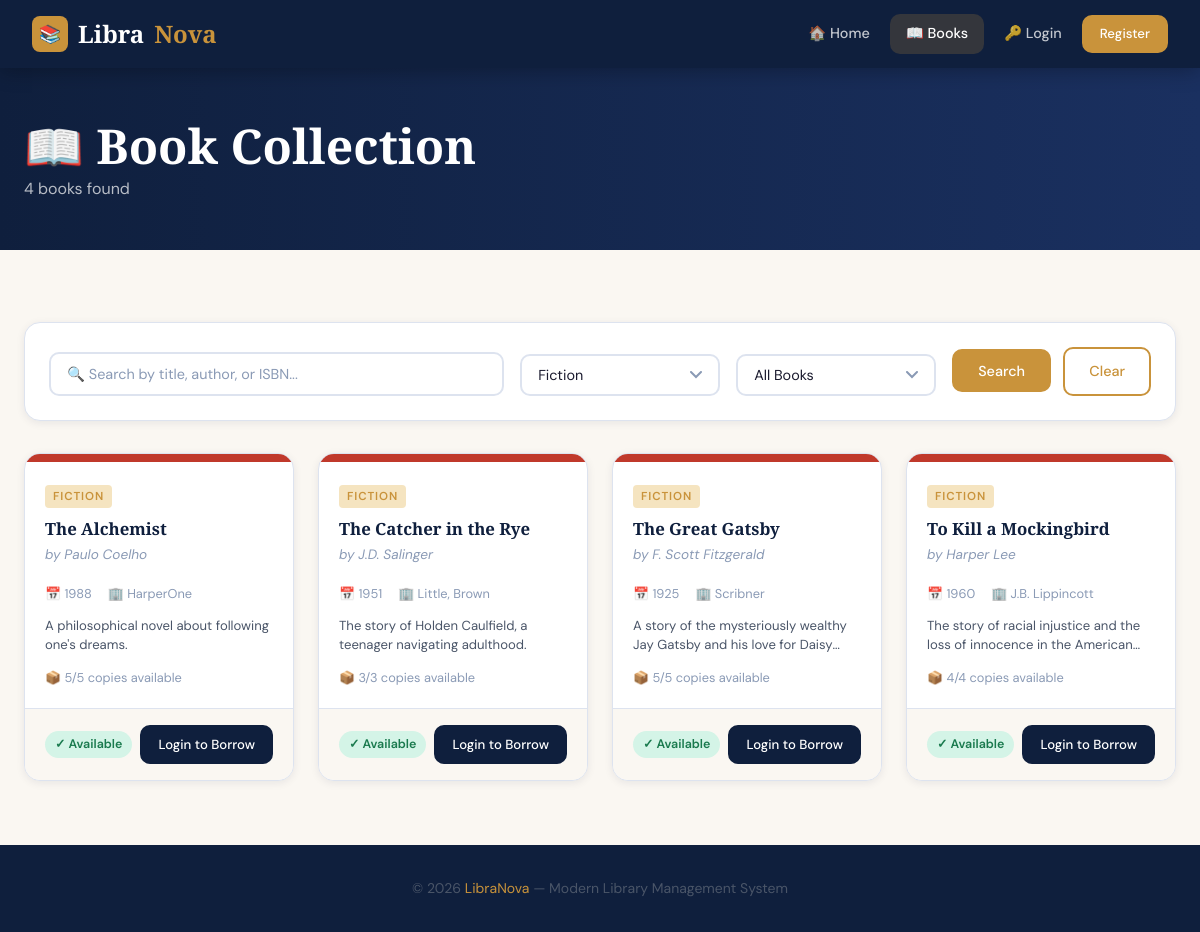
The page /books.php?category=Fiction on the database its author committed.
### tables this page shows
CREATE TABLE IF NOT EXISTS books (
    id INT AUTO_INCREMENT PRIMARY KEY,
    title VARCHAR(255) NOT NULL,
    author VARCHAR(150) NOT NULL,
    category VARCHAR(100) NOT NULL,
    isbn VARCHAR(20) UNIQUE,
    publication_year YEAR,
    publisher VARCHAR(150),
    description TEXT,
    total_quantity INT NOT NULL DEFAULT 1,
    available_copies INT NOT NULL DEFAULT 1,
    cover_image VARCHAR(255) DEFAULT NULL,
    created_at TIMESTAMP DEFAULT CURRENT_TIMESTAMP,
    updated_at TIMESTAMP DEFAULT CURRENT_TIMESTAMP ON UPDATE CURRENT_TIMESTAMP
);

### includes/config.php (called while the page is built, shortened)
<?php
function isLoggedIn() {
    return isset($_SESSION['user_id']) && !empty($_SESSION['user_id']);
}
?>

### includes/books.php (called while the page is built, shortened)
<?php
require_once 'config.php';
function getBooks($search = '', $category = '', $availability = '') {
    $conn = getDBConnection();
    $sql = "SELECT * FROM books WHERE 1=1";
    $params = [];
    $types = '';
    if (!empty($category)) {
        $sql .= " AND category = ?";
        $params[] = $category;
        $types .= 's';
    }
    $sql .= " ORDER BY title ASC";
    $stmt = $conn->prepare($sql);
    if (!empty($params)) {
        $stmt->bind_param($types, ...$params);
    }
    $stmt->execute();
    $result = $stmt->get_result();
    $books = $result->fetch_all(MYSQLI_ASSOC);
    return $books;
}
function getCategories() {
    $conn = getDBConnection();
    $result = $conn->query("SELECT DISTINCT category FROM books ORDER BY category");
    $categories = [];
    while ($row = $result->fetch_assoc()) {
        $categories[] = $row['category'];
    }
    return $categories;
}
?>

### books.php (the view, shortened to what this page needs)
<?php
require_once 'includes/config.php';
require_once 'includes/books.php';
$search = sanitize($_GET['search'] ?? '');
$category = sanitize($_GET['category'] ?? '');
$availability = sanitize($_GET['availability'] ?? '');
$books = getBooks($search, $category, $availability);
$categories = getCategories();
$colorsMap = ['Fiction'=>'#c0392b','Dystopian'=>'#8e44ad','Fantasy'=>'#2980b9','Non-Fiction'=>'#27ae60','Business'=>'#e67e22','Technology'=>'#16a085','Psychology'=>'#d35400','Thriller'=>'#2c3e50'];
?>
<!DOCTYPE html>
<html lang="en">
<head>
<link rel="stylesheet" href="css/style.css">
</head>
<body>
<nav class="navbar">
  <a href="index.php" class="navbar-brand">
    <div class="logo-icon">📚</div>Libra<span>Nova</span>
  </a>
  <ul class="navbar-nav">
    <li><a href="index.php" class="nav-link">🏠 Home</a></li>
    <li><a href="books.php" class="nav-link active">📖 Books</a></li>
    <?php if (isLoggedIn()): ?>
      <li><a href="profile.php" class="nav-link">👤 My Profile</a></li>
      <?php if (isAdmin()): ?>
        <li><a href="admin/dashboard.php" class="nav-link">⚙️ Admin</a></li>
      <?php endif; ?>
      <li>
        <form method="POST" action="includes/auth.php" style="display:inline">
          <input type="hidden" name="action" value="logout">
          <button type="submit" class="btn btn-outline-primary btn-sm">Logout</button>
        </form>
      </li>
    <?php else: ?>
      <li><a href="login.php" class="nav-link">🔑 Login</a></li>
      <li><a href="register.php" class="btn btn-primary btn-sm">Register</a></li>
    <?php endif; ?>
  </ul>
</nav>
<div class="page-header">
  <div class="container">
    <h1>📖 Book Collection</h1>
    <p><?= count($books) ?> book<?= count($books) !== 1 ? 's' : '' ?> found<?= $search ? " for \"$search\"" : '' ?></p>
  </div>
</div>
<div class="main-content">
  <div class="container">
    <div class="search-section">
      <form id="search-form" method="GET" action="books.php">
        <div class="search-row">
          <div class="form-group" style="margin:0">
            <input type="text" id="search-input" name="search" class="form-control"
              placeholder="🔍 Search by title, author, or ISBN..."
              value="<?= htmlspecialchars($search) ?>">
          </div>
          <div class="form-group" style="margin:0">
            <select name="category" class="form-control auto-submit">
              <?php foreach ($categories as $cat): ?>
                <option value="<?= htmlspecialchars($cat) ?>" <?= $category === $cat ? 'selected' : '' ?>>
                  <?= htmlspecialchars($cat) ?>
                </option>
              <?php endforeach; ?>
            </select>
          </div>
          <div class="form-group" style="margin:0">
            <select name="availability" class="form-control auto-submit">
              <option value="">All Books</option>
            </select>
          </div>
          <div>
            <button type="submit" class="btn btn-primary">Search</button>
            <?php if ($search || $category || $availability): ?>
              <a href="books.php" class="btn btn-outline-primary" style="margin-left:0.5rem">Clear</a>
            <?php endif; ?>
          </div>
        </div>
      </form>
    </div>
    <?php if (empty($books)): ?>
    <div class="empty-state">
      <div class="empty-icon">📚</div>
      <h3>No books found</h3>
      <p>Try adjusting your search or filters.</p>
      <a href="books.php" class="btn btn-primary mt-2">Clear Filters</a>
    </div>
    <?php else: ?>
    <div class="book-grid">
      <?php foreach ($books as $book): ?>
      <?php $spineColor = $colorsMap[$book['category']] ?? 'var(--gold)'; ?>
      <div class="book-card">
        <div class="book-card-spine" style="background:<?= $spineColor ?>"></div>
        <div class="book-card-body">
          <span class="book-category"><?= htmlspecialchars($book['category']) ?></span>
          <div class="book-title"><?= htmlspecialchars($book['title']) ?></div>
          <div class="book-author">by <?= htmlspecialchars($book['author']) ?></div>
          <div style="display:flex;gap:1rem;margin-top:0.5rem">
            <?php if ($book['publication_year']): ?>
              <span class="book-year">📅 <?= $book['publication_year'] ?></span>
            <?php endif; ?>
            <?php if ($book['publisher']): ?>
              <span class="book-year">🏢 <?= htmlspecialchars($book['publisher']) ?></span>
            <?php endif; ?>
          </div>
          <?php if ($book['description']): ?>
          <p style="font-size:0.82rem;margin-top:0.75rem;line-height:1.5;display:-webkit-box;-webkit-line-clamp:2;-webkit-box-orient:vertical;overflow:hidden">
            <?= htmlspecialchars($book['description']) ?>
          </p>
          <?php endif; ?>
          <div style="margin-top:0.75rem;font-size:0.8rem;color:var(--text-light)">
            📦 <?= $book['available_copies'] ?>/<?= $book['total_quantity'] ?> copies available
          </div>
        </div>
        <div class="book-card-footer" style="display:flex;align-items:center;justify-content:space-between">
          <span class="availability-badge <?= $book['available_copies'] > 0 ? 'badge-available' : 'badge-unavailable' ?>">
            <?= $book['available_copies'] > 0 ? '✓ Available' : '✗ Unavailable' ?>
          </span>
          <?php if (!isLoggedIn()): ?>
            <a href="login.php" class="btn btn-navy btn-sm">Login to Borrow</a>
          <?php elseif (!isAdmin() && $book['available_copies'] > 0): ?>
            <button onclick="issueBook(<?= $book['id'] ?>, '<?= addslashes(htmlspecialchars($book['title'])) ?>')" class="btn btn-primary btn-sm">
              📤 Borrow
            </button>
          <?php elseif (!isAdmin() && $book['available_copies'] == 0): ?>
            <span style="font-size:0.8rem;color:var(--text-light)">Not available</span>
          <?php endif; ?>
        </div>
      </div>
      <?php endforeach; ?>
    </div>
    <?php endif; ?>
  </div>
</div>
<footer>
  <p>© <?= date('Y') ?> <span>LibraNova</span> — Modern Library Management System</p>
</footer>
</body>
</html>

### rows shown on the page
books: category "FICTION", title "The Alchemist", author "Paulo Coelho", publication_year "1988", publisher "HarperOne", description "A philosophical novel about following one's dreams.", available_copies "5", total_quantity "5", shows "✓ Available"
books: category "FICTION", title "The Catcher in the Rye", author "J.D. Salinger", publication_year "1951", publisher "Little, Brown", description "The story of Holden Caulfield, a teenager navigating adulthood.", available_copies "3", total_quantity "3", shows "✓ Available"
books: category "FICTION", title "The Great Gatsby", author "F. Scott Fitzgerald", publication_year "1925", publisher "Scribner", description "A story of the mysteriously wealthy Jay Gatsby and his love for…", available_copies "5", total_quantity "5", shows "✓ Available"
books: category "FICTION", title "To Kill a Mockingbird", author "Harper Lee", publication_year "1960", publisher "J.B. Lippincott", description "The story of racial injustice and the loss of innocence in the…", available_copies "4", total_quantity "4", shows "✓ Available"

### other values the page prints
count($books) "4"
form field category "Fiction"
